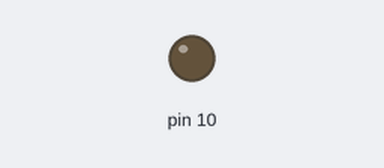
The sketch below on a simulated Arduino Uno, built with avr-gcc and run on an emulated ATmega328P. On the bench: output pins drawn as LEDs (lit = HIGH).

Above: at 0.05 s.
At 1.25 s:
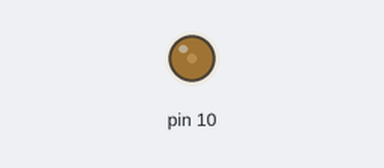
At 2.5 s:
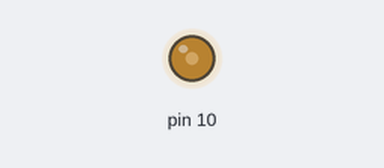
At 5.0 s:
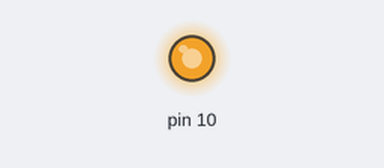
Timing chart, 0 to 6.5 s (numbered marks = the images above):
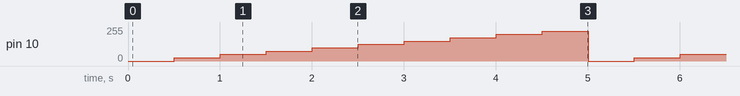

The sketch:

TimerOne.ino
```cpp
#include <TimerOne.h>

const int LED = 10;

void setup() {
  Timer1.initialize();
  Timer1.pwm(LED, 0);

  Timer1.setPeriod(1000000/1000);
  //Timer1.setPwmDuty(LED, 50);

}

void loop() {
  for (int t_high =0; t_high < 10; t_high++){
    Timer1.setPwmDuty(LED, 100*t_high);
    delay(500);
  }

}
```

Measured:
- by itself, pin 10: repeats every 5.0 s: 50/255 0.50 s, 75/255 0.50 s, 100/255 0.50 s, 125/255 0.50 s, 150/255 0.50 s, 175/255 0.50 s, 200/255 0.50 s, 225/255 0.50 s, 0/255 0.50 s, 25/255 0.50 s
